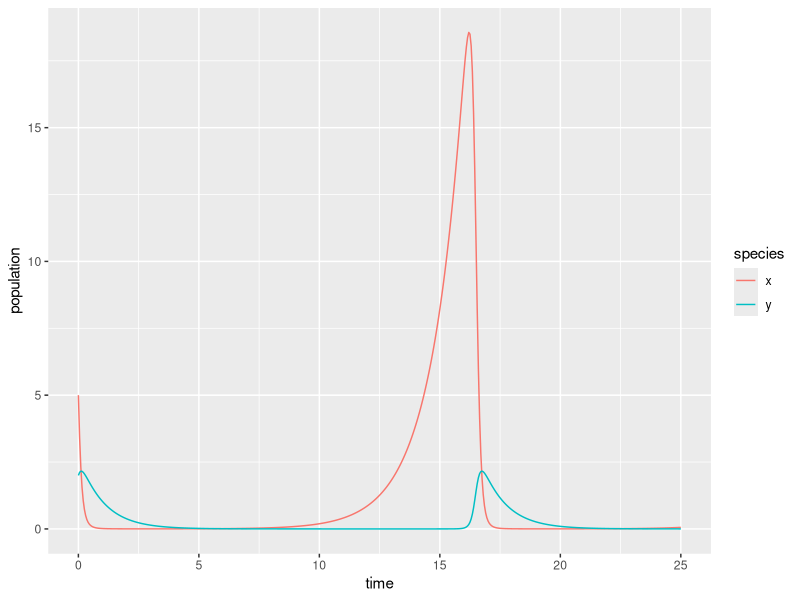

R code for this plot:
## ---- chunk 1
knitr::opts_chunk$set(echo = TRUE)
library(tidyverse)
library(deSolve)
library(kableExtra)
## ---- chunk 2
# Create a sequence of times (days): 
time <- seq(0, 25, by = 0.05)

# Set some parameter values (these can change - keep it in mind):
parameters <- c(alpha = .75, beta = 4, delta = 0.5, gamma = 1)

# Set the initial condition (prey and predator populations at t = 0).
# Recall: x = prey, y = predator
init_cond <- c(x = 5, y = 2)

# Prepare the series of differential equations as a function: 
lk_equations <- function(time, init_cond, parameters) {
  with(as.list(c(init_cond, parameters)), {
    dxdt = alpha * x - beta * x * y
    dydt = delta * x * y - gamma * y
    return(list(c(dxdt, dydt)))
  })
}

# Find the approximate the solution using `deSolve::ode()`:
approx_lk <- ode(y = init_cond, times = time, func = lk_equations, parms = parameters)

# Check the class: 
class(approx_lk)

# We really want this to be a data frame, and we want both prey (x) and predator (y) to be in the same column -- we'll learn why in EDS 221 (tidy data)
approx_lk_df <- data.frame(approx_lk) %>% 
  pivot_longer(cols = c(x,y), names_to = "species", values_to = "population")

# Plot it! 
ggplot(data = approx_lk_df, aes(x = time, y = population)) +
  geom_line(aes(color = species))
